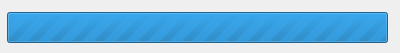
<?xml version="1.0" encoding="UTF-8"?>
<ui version="4.0">
 <class>Dialog</class>
 <widget class="QDialog" name="Dialog">
  <property name="geometry">
   <rect>
    <x>0</x>
    <y>0</y>
    <width>400</width>
    <height>53</height>
   </rect>
  </property>
  <property name="windowTitle">
   <string>Dialog</string>
  </property>
  <widget class="QProgressBar" name="progressBar">
   <property name="geometry">
    <rect>
     <x>7</x>
     <y>12</y>
     <width>381</width>
     <height>31</height>
    </rect>
   </property>
   <property name="minimum">
    <number>0</number>
   </property>
   <property name="maximum">
    <number>0</number>
   </property>
   <property name="value">
    <number>-1</number>
   </property>
   <property name="invertedAppearance">
    <bool>false</bool>
   </property>
   <property name="format">
    <string>%v/%m</string>
   </property>
  </widget>
 </widget>
 <resources/>
 <connections/>
</ui>
